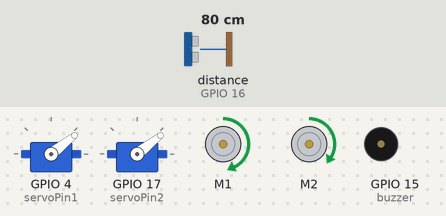
The sketch below on a simulated ESP32. On the bench: 2 × servo, 2 × DC motor (green arrow = forward, orange = backward, longer = faster), buzzer (waves = sounding, pin HIGH). Wiring (inferred from the names in the program): ultrasonic range finder: trigger GPIO 5; echo GPIO 16. Inputs (shaded band) come from the test bench; at power-on: distance to the obstacle (sensor on GPIO 16) 80 cm. The echo pulse lasts 58.3 µs per cm; pins used as bus, display or sensor lines are not drawn; what the sketch prints to the serial monitor is not drawn.

Above: at 1.2 s.
1.3 s: distance to the obstacle (sensor on GPIO 16) set to 16 cm
At 1.66 s:
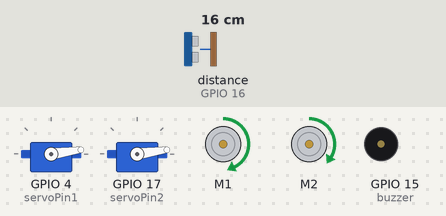
4.3 s: distance to the obstacle (sensor on GPIO 16) set to 13 cm
At 4.66 s:
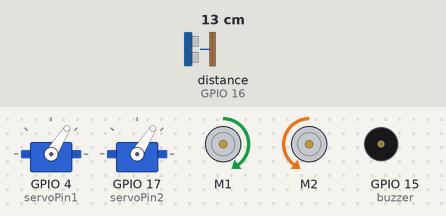
7.3 s: distance to the obstacle (sensor on GPIO 16) set to 18 cm
10.3 s: distance to the obstacle (sensor on GPIO 16) set to 2 cm
At 10.97 s:
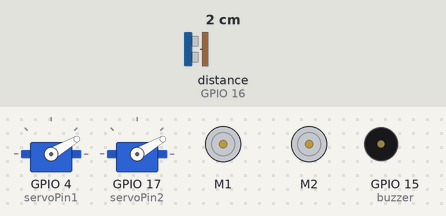
13.3 s: distance to the obstacle (sensor on GPIO 16) set to 4 cm
Timing chart, 0 to 35.1 s (numbered marks = the images above; inputs shaded):
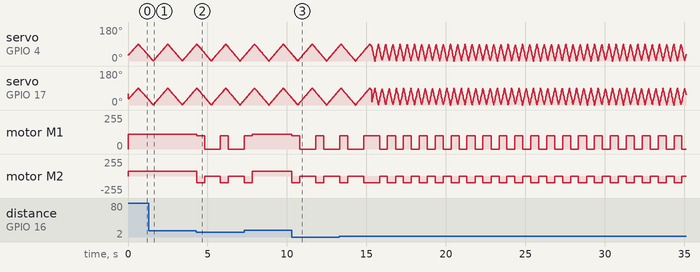

Measured:
- the behaviour switches between 15 and 14 cm on distance to the obstacle (sensor on GPIO 16) (found by bisection; images 1 and 2)
- after the input at 4.3 s, motor M1: alternates forward 100/255 for 0.50 s and stopped for 0.99 s, starting at once; motor M2: alternates backward 100/255 for 0.50 s and stopped for 0.99 s, starting at once
- after the input at 10.3 s, motor M1: alternates forward 100/255 for 0.50 s and stopped for 1.0 s, starting at once; motor M2: alternates backward 100/255 for 0.50 s and stopped for 1.0 s, starting at once

The sketch:

final.ino
```cpp
#include <Wire.h>
#include <Adafruit_MotorShield.h>
#include "pitches.h"
#include "melodies.h"
#include <ESP32Servo.h>

// Define pins and objects
int SDA_pin = 22;
int SCL_pin = 21;

Adafruit_MotorShield AFMS = Adafruit_MotorShield();
Adafruit_DCMotor *motor1 = AFMS.getMotor(1);
Adafruit_DCMotor *motor2 = AFMS.getMotor(2);
unsigned long turnStartTime = 0; // Time when the turning started
const unsigned long turnDuration = 500; // Duration for the turn in milliseconds
bool turning = false; // Whether the turn is in progress


// Distance Sensor
const int trigPin = 5;
const int echoPin = 16;
float duration, distance;

// Define buzzer
const int buzzer = 15;

// States enumeration
enum State {
  NORMAL,
  NORMAL_DELAY,
  TURN_LEFT,
  DELAY,
  PANIC,
  PANIC_DELAY
};

// State variables
State currentState = NORMAL;
unsigned long stateStartTime = 0;
const int delayDuration = 1000; // 1 second delay
const int delayDuration_panic = 500;

// Panic counter
int num_turns = 0;

Servo servo1; // First servo
Servo servo2; // Second servo

int servoPin1 = 4; // Pin for the first servo
int servoPin2 = 17; // Pin for the second servo

// Servo 1 position variables
int currentAngle1 = 30;        // Starting angle for servo 1
int targetAngle1 = 90;         // Target angle for servo 1
int step1 = 2;                 // Step size for smooth motion
int previousMillis1 = 0; // Timer for servo 1
int interval1 = 20; // Interval for servo 1

// Servo 2 (mirrored) position variables
int currentAngle2 = 60;        // Initial angle for servo 2
int previousMillis2 = 0; // Timer for servo 2
int interval2 = 20; // Interval for servo 2

// Mode toggle: true = same motion, false = mirrored motion
bool calmServo;

void setup() {
  Serial.begin(115200);
  Serial.println("Adafruit Motorshield v2 - DC Motor test!");

  // Initialize I2C
  Wire.begin(SDA_pin, SCL_pin);

  if (!AFMS.begin()) {
    Serial.println("Could not find Motor Shield. Check wiring.");
    while (1);
  }
  Serial.println("Motor Shield found.");

  // Initialize distance sensor and buzzer
  pinMode(trigPin, OUTPUT);
  pinMode(echoPin, INPUT);
  pinMode(buzzer, OUTPUT);

  // Attach servos to their respective pins
  servo1.attach(servoPin1);
  servo2.attach(servoPin2);

  // Set initial positions
  servo1.write(currentAngle1);
  servo2.write(currentAngle2);

  Serial.begin(115200);
  Serial.println("Servo control started");

  // Set initial motor speed
  motor1->setSpeed(100);
  motor1->run(FORWARD);
  motor1->run(RELEASE);

  motor2->setSpeed(100);
  motor2->run(FORWARD);
  motor2->run(RELEASE);
}

void loop() {
  switch (currentState) {
    case NORMAL:
      normalState();
      break;

    case NORMAL_DELAY:
      normalDelay();
      break;

    case TURN_LEFT:
      turnLeftState();
      break;

    case DELAY:
      delayState();
      break;

    case PANIC:
      panicState();
      break;

    case PANIC_DELAY:
      panicDelay();
      break;
  }

  unsigned long currentMillis = millis();

  // Update servo 1 motion
  if (currentMillis - previousMillis1 >= interval1) {
    previousMillis1 = currentMillis;
    updateServoMotion(servo1, currentAngle1, targetAngle1, step1);

    // Reverse direction at target angle for servo 1
    if (currentAngle1 == targetAngle1) {
      targetAngle1 = (targetAngle1 == 90) ? 0 : 90;
    }
  }

  // Update servo 2 motion
  if (currentMillis - previousMillis2 >= interval2) {
    previousMillis2 = currentMillis;

    if (calmServo == true) {
      // Servo 2 plays the same motion as Servo 1
      currentAngle2 = currentAngle1;
      interval1 = 20;
      interval2 = 20;
    } else {
      // Servo 2 mirrors Servo 1
      currentAngle2 = 90 - currentAngle1; // Reflection logic
      Serial.println(currentAngle2);
      interval1 = 5;
      interval2 = 5;
    }

    servo2.write(currentAngle2);
    // Serial.print("Servo 2 Angle: ");
    // Serial.println(currentAngle2);
  }
}

// State: NORMAL (Moving Forward)
void normalState() {
  // servos are normal
  calmServo = true;

  // Move motors forward
  motor1->run(FORWARD);
  motor1->setSpeed(110);

  motor2->run(FORWARD);
  motor2->setSpeed(75);

  // Check distance
  distance = get_distance();

  if (distance < 15) {
    Serial.println("Object too close! Switching to TURN_LEFT state.");
    currentState = DELAY;
  }
}

void normalDelay() {
  motor1->run(RELEASE);
  motor2->run(RELEASE);
  if (millis() - stateStartTime >= delayDuration) {
    Serial.println("Delay over. Switching to Normal state.");
    currentState = NORMAL;
  }
}

void turnLeftState() {
  if (!turning) {
    // Start the turning process
    Serial.println("Turning left.");
    num_turns++;
    motor1->setSpeed(100);
    motor2->setSpeed(100);
    motor1->run(FORWARD);
    motor2->run(BACKWARD);

    turnStartTime = millis(); // Record the start time
    turning = true;
  } else {
    // Check if the turn duration has elapsed
    if (millis() - turnStartTime >= turnDuration) {
      // Stop motors after turning
      motor1->run(RELEASE);
      motor2->run(RELEASE);
      turning = false;

      // Update distance
      distance = get_distance();

      if (distance >= 15) {
        Serial.println("Object cleared. Switching to NORMAL state.");
        num_turns = 0;
        currentState = NORMAL_DELAY;
      } else {
        if (num_turns > 3) {
          Serial.println("Too many turns! Switching to PANIC state.");
          currentState = PANIC_DELAY;
          calmServo = false;
        } else {
          Serial.println("Still too close. Switching to DELAY state.");
          currentState = DELAY;
          stateStartTime = millis();
        }
      }
    }
  }
}


// State: DELAY
void delayState() {
  motor1->run(RELEASE);
  motor2->run(RELEASE);
  if (millis() - stateStartTime >= delayDuration) {
    Serial.println("Delay over. Switching to TURN_LEFT state.");
    currentState = TURN_LEFT;
  }
}

void panicState() {
  if (!turning) {
    // Start the turning process
    Serial.println("PANIC!!! Turning left.");
    num_turns++;
    motor1->setSpeed(100);
    motor2->setSpeed(100);
    motor1->run(FORWARD);
    motor2->run(BACKWARD);

    turnStartTime = millis(); // Record the start time
    turning = true;

    // Play a warning sound (non-blocking tone could be implemented here)
    // tone(buzzer, 1000, 500);
  } else {
    // Check if the turn duration has elapsed
    if (millis() - turnStartTime >= turnDuration) {
      // Stop motors after turning
      motor1->run(RELEASE);
      motor2->run(RELEASE);
      turning = false;

      // Update distance
      distance = get_distance();

      if (distance >= 15) {
        Serial.println("Object cleared. Switching to NORMAL state.");
        num_turns = 0;
        currentState = NORMAL_DELAY;
      } else {
        Serial.println("Still too close. Switching to PANIC_DELAY state.");
        currentState = PANIC_DELAY;
        stateStartTime = millis();
      }
    }
  }
}


void panicDelay(){
  motor1->run(RELEASE);
  motor2->run(RELEASE);
  if (millis() - stateStartTime >= delayDuration_panic) {
    Serial.println("Delay over. Switching to PANIC state.");
    currentState = PANIC;
  }
}

// use ultrasonic distance sensor
int get_distance() {
    // Read the distance sensor
  digitalWrite(trigPin, LOW);
  delayMicroseconds(2);
  digitalWrite(trigPin, HIGH);
  delayMicroseconds(10);
  digitalWrite(trigPin, LOW);

  duration = pulseIn(echoPin, HIGH);
  return distance = (duration * 0.0343) / 2;
}

// // Function to turn left by running motors in opposite directions
// void turnLeft() {
//   // Set both motors to run at speed 100 but in opposite directions
//   motor1->setSpeed(100);  // Motor 1 runs forward
//   motor2->setSpeed(100);  // Motor 2 runs backward

//   motor1->run(FORWARD);   // Motor 1 moves forward
//   motor2->run(BACKWARD);  // Motor 2 moves backward
//   delay(500);             // Turn left for 0.5 seconds (adjust as needed)

//   // Stop motors after turning
//   motor1->run(RELEASE);
//   motor2->run(RELEASE);
// }

// Function to update a servo's motion
void updateServoMotion(Servo &servo, int &currentAngle, int &targetAngle, int step) {
  if (currentAngle < targetAngle) {
    currentAngle += step;
  } else if (currentAngle > targetAngle) {
    currentAngle -= step;
  }

  servo.write(currentAngle);
  // Serial.print("Servo 1 Angle: ");
  // Serial.println(currentAngle);
}

// void Explore() {
//   //Melody
//   Serial.println(note);
//   if (note < sizeExplore) {
//     int duration = 1000 / durationsExplore[note];
//     tone(buzzer, melodyExplore[note], duration);
//     int pauseBetweenNotes = duration * .90;
//     delay(pauseBetweenNotes);
//     noTone(buzzer);
//     note++;
//   }
//   else {
//     note = 0;
//   }
// }
```

melodies.h
```cpp
// Fear Melody
// pink panther theme: https://github.com/robsoncouto/arduino-songs/blob/master/pinkpanther/pinkpanther.ino
int melodyFear[] = {
  REST,4, REST,8, NOTE_DS4,8,
  NOTE_E4,-4, REST,8, NOTE_FS4,8, NOTE_G4,-4, REST,8, NOTE_DS4,8,
  NOTE_E4,-8, NOTE_FS4,8,  NOTE_G4,-8, NOTE_C5,8, NOTE_B4,-8, NOTE_E4,8, NOTE_G4,-8, NOTE_B4,8,

  NOTE_AS4,-1, NOTE_A4,-16, NOTE_G4,-16, NOTE_E4,-16, NOTE_D4,-16,
  NOTE_E4,-4, REST,4,
  REST,4, NOTE_E5,-8, NOTE_D5,8, NOTE_B4,-8, NOTE_A4,8, NOTE_G4,-8, NOTE_E4,-8,
  NOTE_AS4,16, NOTE_A4,-8, NOTE_AS4,16, NOTE_A4,-8, NOTE_AS4,16, NOTE_A4,-8, NOTE_AS4,16, NOTE_A4,-8,
  NOTE_G4,-16, NOTE_E4,-16, NOTE_D4,-16, NOTE_E4,16, NOTE_E4,16, NOTE_E4,2
};

// Aggression Melody
// star wars from: https://github.com/hibit-dev/buzzer/blob/master/src/movies/star_wars/star_wars.ino
int melodyAggression[] = {
  NOTE_AS4, NOTE_AS4, NOTE_AS4,
  NOTE_F5, NOTE_C6,
  NOTE_AS5, NOTE_A5, NOTE_G5, NOTE_F6, NOTE_C6,
  NOTE_AS5, NOTE_A5, NOTE_G5, NOTE_F6, NOTE_C6,
  NOTE_AS5, NOTE_A5, NOTE_AS5, NOTE_G5, NOTE_C5, NOTE_C5, NOTE_C5,
  NOTE_F5, NOTE_C6,
  NOTE_AS5, NOTE_A5, NOTE_G5, NOTE_F6, NOTE_C6
};

int durationsAggression[] = {
  8, 8, 8,
  2, 2,
  8, 8, 8, 2, 4,
  8, 8, 8, 2, 4,
  8, 8, 8, 2, 8, 8, 8,
  2, 2,
  8, 8, 8, 2, 4
};

int sizeAggression = sizeof(durationsAggression) / sizeof(int);

//Love Melody
// keyboard cat: https://github.com/robsoncouto/arduino-songs/blob/master/keyboardcat/keyboardcat.ino
int melodyLove[] = {
  NOTE_C4,4, NOTE_E4,4, NOTE_G4,4, NOTE_E4,4,
  NOTE_C4,4, NOTE_E4,8, NOTE_G4,-4, NOTE_E4,4,
  NOTE_A3,4, NOTE_C4,4, NOTE_E4,4, NOTE_C4,4,
  NOTE_A3,4, NOTE_C4,8, NOTE_E4,-4, NOTE_C4,4,
  NOTE_G3,4, NOTE_B3,4, NOTE_D4,4, NOTE_B3,4,
  NOTE_G3,4, NOTE_B3,8, NOTE_D4,-4, NOTE_B3,4,

  NOTE_G3,4, NOTE_G3,8, NOTE_G3,-4, NOTE_G3,8, NOTE_G3,4,
  NOTE_G3,4, NOTE_G3,4, NOTE_G3,8, NOTE_G3,2
};


//Explore Melody
// super mario bros: https://github.com/hibit-dev/buzzer/blob/master/src/games/mario_bros/mario_bros.ino
int melodyExplore[] = {

  NOTE_C5, NOTE_G4, REST, NOTE_E4,
  NOTE_A4, NOTE_B4, NOTE_AS4, NOTE_A4,
  NOTE_G4, NOTE_E5, NOTE_G5, NOTE_A5, NOTE_F5, NOTE_G5,
  REST, NOTE_E5,NOTE_C5, NOTE_D5, NOTE_B4,

  REST, NOTE_G5, NOTE_FS5, NOTE_F5, NOTE_DS5, NOTE_E5,
  REST, NOTE_GS4, NOTE_A4, NOTE_C4, REST, NOTE_A4, NOTE_C5, NOTE_D5,
  REST, NOTE_DS5, REST, NOTE_D5,
  NOTE_C5, REST
};

int durationsExplore[] = {
  4, 8, 4, 4,
  4, 4, 8, 4,
  8, 8, 8, 4, 8, 8,
  8, 4, 8, 8, 4,

  4, 8, 8, 8, 4, 8,
  8, 8, 8, 8, 8, 8, 8, 8,
  4, 4, 8, 4,
  2, 2
};

int sizeExplore = sizeof(durationsExplore) / sizeof(int);
```

pitches.h
```cpp
/*************************************************
   Public Constants
 *************************************************/

#define REST     0
#define NOTE_B0  31
#define NOTE_C1  33
#define NOTE_CS1 35
#define NOTE_D1  37
#define NOTE_DS1 39
#define NOTE_E1  41
#define NOTE_F1  44
#define NOTE_FS1 46
#define NOTE_G1  49
#define NOTE_GS1 52
#define NOTE_A1  55
#define NOTE_AS1 58
#define NOTE_B1  62
#define NOTE_C2  65
#define NOTE_CS2 69
#define NOTE_D2  73
#define NOTE_DS2 78
#define NOTE_E2  82
#define NOTE_F2  87
#define NOTE_FS2 93
#define NOTE_G2  98
#define NOTE_GS2 104
#define NOTE_A2  110
#define NOTE_AS2 117
#define NOTE_B2  123
#define NOTE_C3  131
#define NOTE_CS3 139
#define NOTE_D3  147
#define NOTE_DS3 156
#define NOTE_E3  165
#define NOTE_F3  175
#define NOTE_FS3 185
#define NOTE_G3  196
#define NOTE_GS3 208
#define NOTE_A3  220
#define NOTE_AS3 233
#define NOTE_B3  247
#define NOTE_C4  262
#define NOTE_CS4 277
#define NOTE_D4  294
#define NOTE_DS4 311
#define NOTE_E4  330
#define NOTE_F4  349
#define NOTE_FS4 370
#define NOTE_G4  392
#define NOTE_GS4 415
#define NOTE_A4  440
#define NOTE_AS4 466
#define NOTE_B4  494
#define NOTE_C5  523
#define NOTE_CS5 554
#define NOTE_D5  587
#define NOTE_DS5 622
#define NOTE_E5  659
#define NOTE_F5  698
#define NOTE_FS5 740
#define NOTE_G5  784
#define NOTE_GS5 831
#define NOTE_A5  880
#define NOTE_AS5 932
#define NOTE_B5  988
#define NOTE_C6  1047
#define NOTE_CS6 1109
#define NOTE_D6  1175
#define NOTE_DS6 1245
#define NOTE_E6  1319
#define NOTE_F6  1397
#define NOTE_FS6 1480
#define NOTE_G6  1568
#define NOTE_GS6 1661
#define NOTE_A6  1760
#define NOTE_AS6 1865
#define NOTE_B6  1976
#define NOTE_C7  2093
#define NOTE_CS7 2217
#define NOTE_D7  2349
#define NOTE_DS7 2489
#define NOTE_E7  2637
#define NOTE_F7  2794
#define NOTE_FS7 2960
#define NOTE_G7  3136
#define NOTE_GS7 3322
#define NOTE_A7  3520
#define NOTE_AS7 3729
#define NOTE_B7  3951
#define NOTE_C8  4186
#define NOTE_CS8 4435
#define NOTE_D8  4699
#define NOTE_DS8 4978
```
